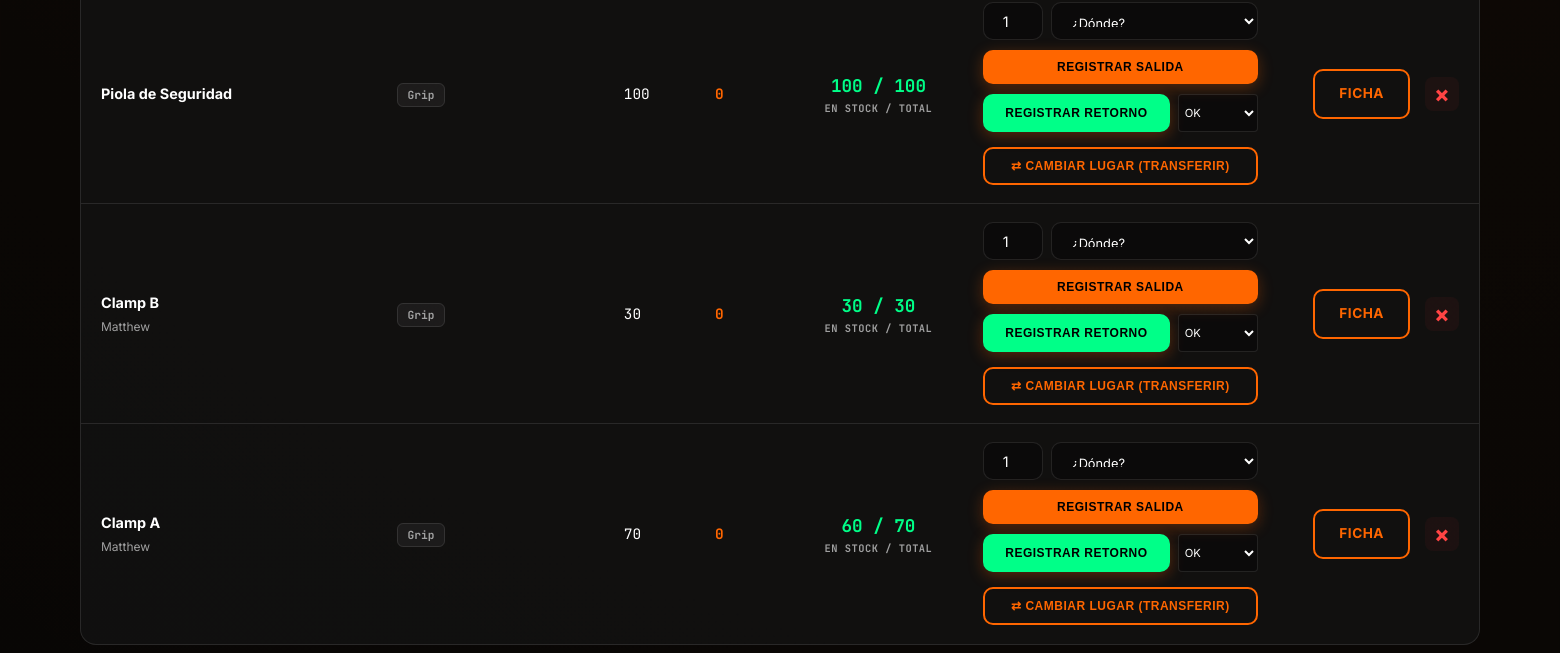
The app's page /inventario (signed in, lower part), older data.
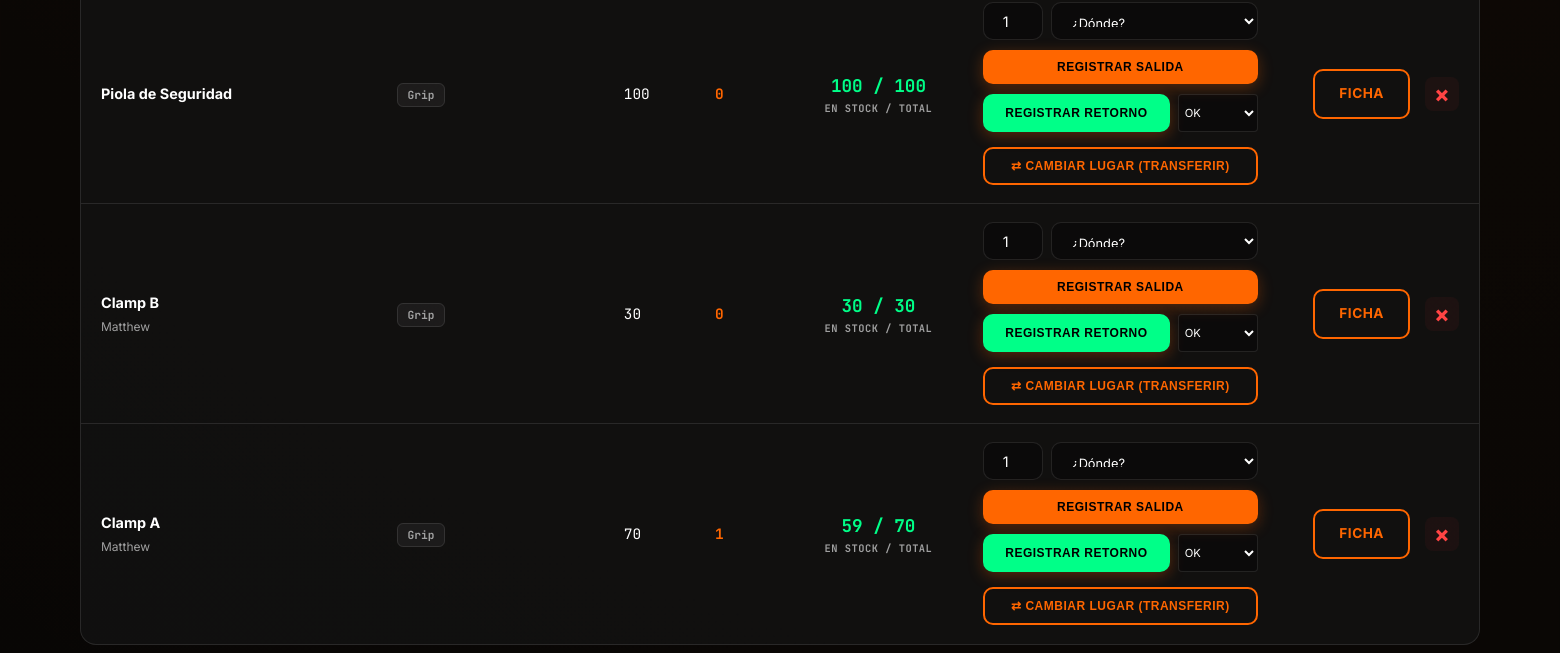
The same page, newer data.
### app.py (models this page shows, shortened)
class Equipo(db.Model):
    id = db.Column(db.Integer, primary_key=True)
    nombre = db.Column(db.String(100), nullable=False)
    categoria = db.Column(db.String(50), nullable=False)
    marca = db.Column(db.String(50))
    cantidad_total = db.Column(db.Integer, default=1)
    cantidad_en_uso = db.Column(db.Integer, default=0)
    fecha_ingreso = db.Column(db.String(10))
    observaciones = db.Column(db.Text, default="")
    danado = db.Column(db.Boolean, default=False) # Nuevo: Indicar si el equipo está dañado
    manual_filename = db.Column(db.String(200))
    gestion_individual = db.Column(db.Boolean, default=False) # True para equipos que se gestionan individualmente (ej: Luminarias)
    movimientos = db.relationship('Historial', backref='equipo', cascade="all, delete-orphan")
    documentos = db.relationship('Documento', backref='equipo', cascade="all, delete-orphan")
    stocks_por_lugar = db.relationship('StockLugar', backref='equipo', cascade="all, delete-orphan")
    @property
    def total_real(self):
        if self.gestion_individual and self.equipos_individuales:
            return len(self.equipos_individuales)
        return self.cantidad_total or 0
    @property
    def uso_real(self):
        if self.gestion_individual and self.equipos_individuales:
            return sum(1 for ind in self.equipos_individuales if ind.en_uso)
        return self.cantidad_en_uso or 0
    @property
    def total_asignado(self):
        if not self.stocks_por_lugar:
            return 0
        return sum((s.cantidad or 0) for s in self.stocks_por_lugar)
    @property
    def cantidad_disponible(self):
        return self.total_real - self.uso_real - self.total_asignado
    compatibles = db.relationship(
        'Equipo',
        secondary='compatibilidad',
        primaryjoin='Equipo.id==compatibilidad.c.equipo_id',
        secondaryjoin='Equipo.id==compatibilidad.c.compatible_id',
        backref='es_compatible_con'
    )

class StockLugar(db.Model):
    id = db.Column(db.Integer, primary_key=True)
    equipo_id = db.Column(db.Integer, db.ForeignKey('equipo.id'), nullable=False)
    lugar_id = db.Column(db.Integer, db.ForeignKey('lugar.id'), nullable=False)
    cantidad = db.Column(db.Integer, default=0)
    __table_args__ = (db.UniqueConstraint('equipo_id', 'lugar_id', name='_equipo_lugar_uc'),)

### app.py (the view)
@app.route('/inventario')
@login_required
def index():
    equipos = Equipo.query.filter(Equipo.categoria != 'Luminarias').order_by(Equipo.id.desc()).all()
    lugares = Lugar.query.order_by(Lugar.nombre).all()
    ubicaciones = [l.nombre for l in lugares]
    return render_template('index.html', equipos=equipos, categorias=CATEGORIAS, ubicaciones=ubicaciones)

### app.py (called while the page is built)
def login_required(f):
    @wraps(f)
    def decorated_function(*args, **kwargs):
        if 'user_id' not in session:
            flash("Por favor, inicia sesión para acceder.", "warning")
            return redirect(url_for('login'))
        return f(*args, **kwargs)
    return decorated_function

### templates/index.html (shortened to what the changed rows need)
{% extends "base.html" %}
{% block content %}
<div class="table-container">
    <table>
        <tbody>
            {% for e in equipos %}
            {% if e.categoria == 'Luminarias' %}
            <tr style="{{ 'background:rgba(215, 0, 0, 0.1);' if e.cantidad_total == e.cantidad_en_uso }}">
                <td data-label="Equipo">
                    <span style="display:block; font-weight:700;">{{ e.nombre }}</span>
                    <small style="color:var(--text-dim)">{{ e.marca }}</small>
                </td>
                <td data-label="Categoría"><span class="badge" style="background: var(--orange); color: #000;">{{
                        e.categoria }}</span></td>
                <td data-label="Total" style="font-family: 'JetBrains Mono';">{{ e.total_real }}</td>
                <td data-label="En Uso" style="color:var(--orange); font-family: 'JetBrains Mono'; font-weight:bold;">{{
                    e.uso_real }}</td>
                <td data-label="Disponible"
                    style="font-family: 'JetBrains Mono'; font-weight: bold; color: {{ '#00ff88' if e.cantidad_disponible > 0 else '#ff4444' }}">
                    {{ e.cantidad_disponible }}
                </td>
                <td data-label="Movimiento" style="text-align: center;">
                    <a href="/equipo/{{ e.id }}/individuales" class="btn-outline" style="font-size: 0.8rem;">
                        IR A GESTIÓN
                    </a>
                </td>
                <td style="text-align: right;">
                    <div class="actions-list">
                        <a href="/equipo/{{ e.id }}?next=/" class="btn-outline">FICHA</a>
                    </div>
                </td>
            </tr>
            {% else %}
            {% set disp = e.cantidad_disponible %}
            {% set stock_disponible = e.total_real - e.total_asignado %}
            <tr
                style="{{ 'background:rgba(215, 0, 0, 0.1);' if e.danado else ('opacity:0.6; background:rgba(255,0,0,0.05);' if disp == 0) }}">
                <td data-label="Equipo">
                    <span style="display:block; font-weight:700;">
                        {{ e.nombre }}
                    </span>
                    <small style="color:var(--text-dim)">{{ e.marca }}</small>
                </td>
                <td data-label="Categoría"><span class="badge">{{ e.categoria }}</span></td>
                <td data-label="Total" style="font-family: 'JetBrains Mono';">{{ e.total_real }}</td>
                <td data-label="En Uso" style="color:var(--orange); font-family: 'JetBrains Mono'; font-weight:bold;">{{
                    e.uso_real }}</td>
                <td data-label="Disponible"
                    style="font-family: 'JetBrains Mono'; font-weight: bold; color: {{ '#00ff88' if e.cantidad_disponible > 0 else '#ff4444' }}">
                    <div style="display: flex; flex-direction: column; align-items: center;">
                        <span style="font-size: 1.1rem; color: #00ff88;">{{ e.cantidad_disponible }} / {{ e.total_real
                            }}</span>
                        <small
                            style="color: var(--text-dim); font-size: 0.65rem; font-weight: 700; letter-spacing: 0.5px;">EN
                            STOCK
                            / TOTAL</small>
                    </div>
                </td>
                <td data-label="Movimiento">
                    <form method="POST" style="display:flex; flex-direction: column; gap:10px; min-width: 220px;">
                        <div style="display:flex; gap:8px;">
                            <input type="number" name="cant_lote" value="1" min="1" title="Cantidad"
                                style="width:60px; text-align: center; height: 38px;" required>
                            <select name="donde" style="flex:1; height: 38px; font-size:0.8rem;" required
                                autocomplete="off">
                                <option value="" disabled selected>¿Dónde?</option>
                            </select>
                        </div>
                        <div style="display:flex; flex-direction: column; gap:10px;">
                            <button type="submit" formaction="/movimiento/{{ e.id }}/prestar" class="btn-main"
                                {{ 'disabled' if disp==0 }}
                                style="padding: 10px; font-size: 0.75rem; {{ 'filter:grayscale(1); opacity:0.5;' if disp == 0 }}">
                                REGISTRAR SALIDA
                            </button>
                            <div style="display:grid; grid-template-columns: 1fr 80px; gap: 8px;">
                                <button type="submit" formaction="/movimiento/{{ e.id }}/devolver" class="btn-main"
                                    style="background:var(--green); padding: 10px; font-size: 0.75rem;" {{ 'disabled' if
                                    e.cantidad_en_uso==0 }}>
                                    REGISTRAR RETORNO
                                </button>
                                <select name="estado_retorno"
                                    style="padding: 2px; font-size: 0.7rem; height: 38px; border-radius: 4px;">
                                    <option value="Buen Estado">OK</option>
                                </select>
                            </div>
                            <button type="submit" formaction="/movimiento/{{ e.id }}/transferir" class="btn-outline"
                                style="color:var(--orange); border-color:var(--orange); padding: 10px; font-size: 0.75rem; margin-top: 5px;"
                                {{ 'disabled' if e.cantidad_en_uso==0 }}>
                                ⇄ CAMBIAR LUGAR (TRANSFERIR)
                            </button>
                        </div>
                    </form>
                </td>
                <td style="text-align: right;">
                    <div class="actions-list">
                        <a href="/equipo/{{ e.id }}?next=/" class="btn-outline">FICHA</a>
                        <a href="/delete/{{ e.id }}" onclick="return confirm('¿Eliminar equipo?')" class="btn-delete"
                            title="Eliminar">&times;</a>
                    </div>
                </td>
            </tr>
            {% endif %}
            {% endfor %}
        </tbody>
    </table>
</div>
{% endblock %}

Row changes from the older to the newer data that the page shows:
changed Equipo "Clamp A": uso_real "0" → "1"; cantidad_disponible "60" → "59"
